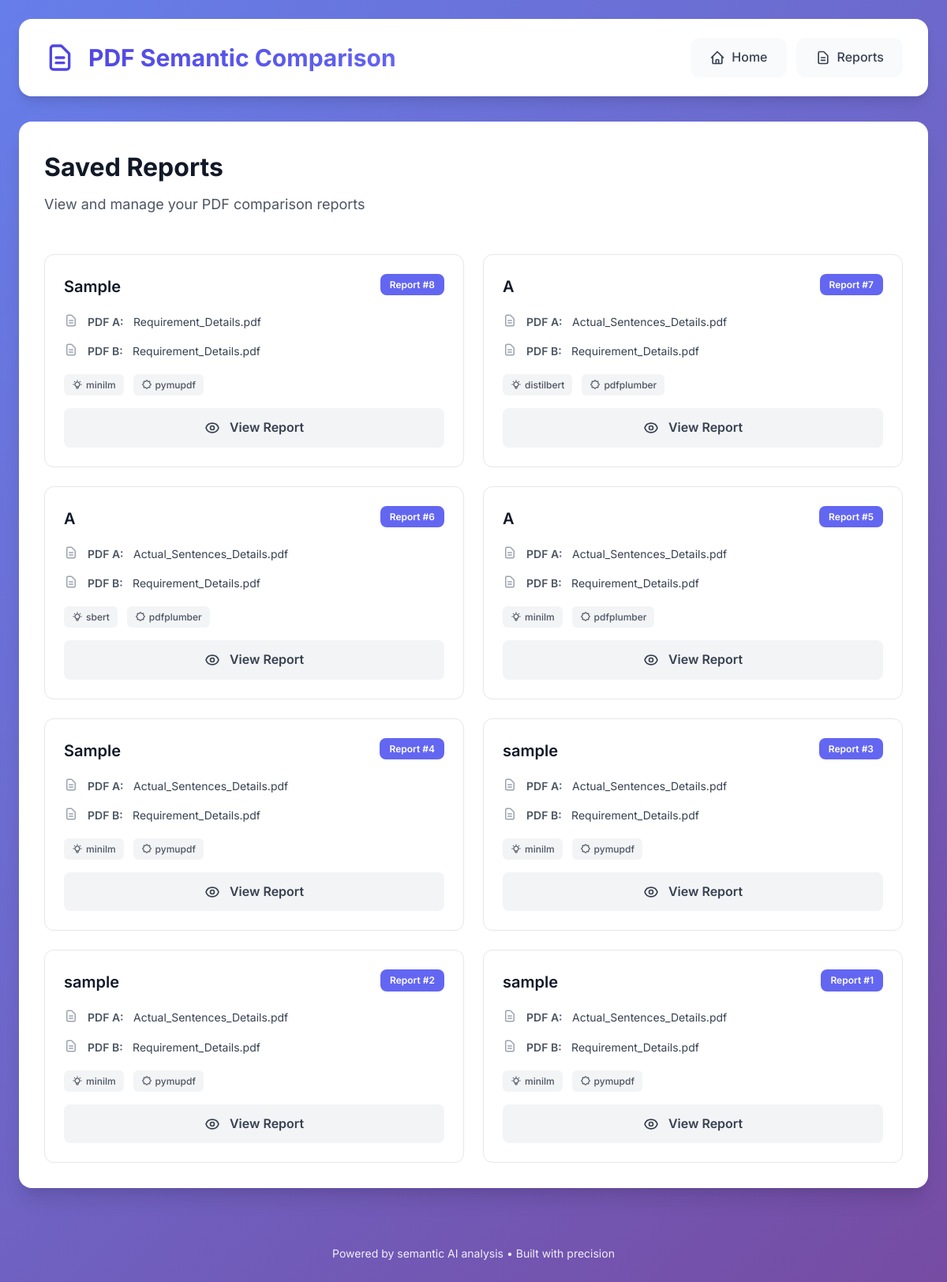
Page /reports on the committed database.
### tables this page shows
CREATE TABLE reports (
            id INTEGER PRIMARY KEY AUTOINCREMENT,
            title TEXT,
            pdf_a_name TEXT,
            pdf_b_name TEXT,
            extractor TEXT,
            model TEXT,
            result_json TEXT,
            created_at TEXT
        );

### app.py (the view)
@app.get("/reports")
def reports(request: Request):
    reports = get_all_reports()
    return templates.TemplateResponse(
        "edit.html",
        {
            "request": request,
            "reports": reports
        }
    )

### templates/edit.html (shortened to what this page needs)
{% extends "base.html" %}
{% block content %}
<div class="page-header">
    <h2>Saved Reports</h2>
    <p class="subtitle">View and manage your PDF comparison reports</p>
</div>
{% if reports %}
<div class="reports-grid">
    {% for r in reports %}
    <div class="report-card">
        <div class="report-header">
            <h3>{{ r[1] }}</h3>
            <span class="report-badge">Report #{{ r[0] }}</span>
        </div>
        <div class="report-details">
            <div class="detail-item">
                <svg viewBox="0 0 24 24" fill="none" xmlns="http://www.w3.org/2000/svg">
                    <path
                        d="M9 12h6m-6 4h6m2 5H7a2 2 0 01-2-2V5a2 2 0 012-2h5.586a1 1 0 01.707.293l5.414 5.414a1 1 0 01.293.707V19a2 2 0 01-2 2z"
                        stroke="currentColor" stroke-width="2" stroke-linecap="round" stroke-linejoin="round" />
                </svg>
                <div>
                    <span class="detail-label">PDF A:</span>
                    <span class="detail-value">{{ r[2] }}</span>
                </div>
            </div>
            <div class="detail-item">
                <svg viewBox="0 0 24 24" fill="none" xmlns="http://www.w3.org/2000/svg">
                    <path
                        d="M9 12h6m-6 4h6m2 5H7a2 2 0 01-2-2V5a2 2 0 012-2h5.586a1 1 0 01.707.293l5.414 5.414a1 1 0 01.293.707V19a2 2 0 01-2 2z"
                        stroke="currentColor" stroke-width="2" stroke-linecap="round" stroke-linejoin="round" />
                </svg>
                <div>
                    <span class="detail-label">PDF B:</span>
                    <span class="detail-value">{{ r[3] }}</span>
                </div>
            </div>
        </div>
        <div class="report-meta">
            <span class="meta-tag">
                {{ r[4] }}
            </span>
            <span class="meta-tag">
                {{ r[5] }}
            </span>
        </div>
        <a href="/report/{{ r[0] }}" class="btn btn-secondary">
            View Report
        </a>
    </div>
    {% endfor %}
</div>
{% endif %}
{% endblock %}

### templates/base.html (shortened to what this page needs)
<!DOCTYPE html>
<html lang="en">
<head>
    <link rel="stylesheet" href="/static/style.css">
</head>
<body>
    <div class="container">
        <header>
            <div class="header-content">
                <div class="logo-section">
                    <svg class="logo-icon" viewBox="0 0 24 24" fill="none" xmlns="http://www.w3.org/2000/svg">
                        <path
                            d="M9 12h6m-6 4h6m2 5H7a2 2 0 01-2-2V5a2 2 0 012-2h5.586a1 1 0 01.707.293l5.414 5.414a1 1 0 01.293.707V19a2 2 0 01-2 2z"
                            stroke="currentColor" stroke-width="2" stroke-linecap="round" stroke-linejoin="round" />
                    </svg>
                    <h1>PDF Semantic Comparison</h1>
                </div>
                <nav>
                    <a href="/" class="nav-link">
                        <svg viewBox="0 0 24 24" fill="none" xmlns="http://www.w3.org/2000/svg">
                            <path
                                d="M3 12l2-2m0 0l7-7 7 7M5 10v10a1 1 0 001 1h3m10-11l2 2m-2-2v10a1 1 0 01-1 1h-3m-6 0a1 1 0 001-1v-4a1 1 0 011-1h2a1 1 0 011 1v4a1 1 0 001 1m-6 0h6"
                                stroke="currentColor" stroke-width="2" stroke-linecap="round" stroke-linejoin="round" />
                        </svg>
                        Home
                    </a>
                    <a href="/reports" class="nav-link">
                        <svg viewBox="0 0 24 24" fill="none" xmlns="http://www.w3.org/2000/svg">
                            <path
                                d="M9 12h6m-6 4h6m2 5H7a2 2 0 01-2-2V5a2 2 0 012-2h5.586a1 1 0 01.707.293l5.414 5.414a1 1 0 01.293.707V19a2 2 0 01-2 2z"
                                stroke="currentColor" stroke-width="2" stroke-linecap="round" stroke-linejoin="round" />
                        </svg>
                        Reports
                    </a>
                </nav>
            </div>
        </header>
        <main>
            {% block content %}{% endblock %}
        </main>
        <footer>
            <p>Powered by semantic AI analysis • Built with precision</p>
        </footer>
    </div>
</body>
</html>

### rows in the picture
reports: title "Sample", id "8", pdf_a_name "Requirement_Details.pdf", pdf_b_name "Requirement_Details.pdf", model "minilm", extractor "pymupdf"
reports: title "A", id "7", pdf_a_name "Actual_Sentences_Details.pdf", pdf_b_name "Requirement_Details.pdf", model "distilbert", extractor "pdfplumber"
reports: title "A", id "6", pdf_a_name "Actual_Sentences_Details.pdf", pdf_b_name "Requirement_Details.pdf", model "sbert", extractor "pdfplumber"
reports: title "A", id "5", pdf_a_name "Actual_Sentences_Details.pdf", pdf_b_name "Requirement_Details.pdf", model "minilm", extractor "pdfplumber"
reports: title "Sample", id "4", pdf_a_name "Actual_Sentences_Details.pdf", pdf_b_name "Requirement_Details.pdf", model "minilm", extractor "pymupdf"
reports: title "sample", id "3", pdf_a_name "Actual_Sentences_Details.pdf", pdf_b_name "Requirement_Details.pdf", model "minilm", extractor "pymupdf"
reports: title "sample", id "2", pdf_a_name "Actual_Sentences_Details.pdf", pdf_b_name "Requirement_Details.pdf", model "minilm", extractor "pymupdf"
reports: title "sample", id "1", pdf_a_name "Actual_Sentences_Details.pdf", pdf_b_name "Requirement_Details.pdf", model "minilm", extractor "pymupdf"
